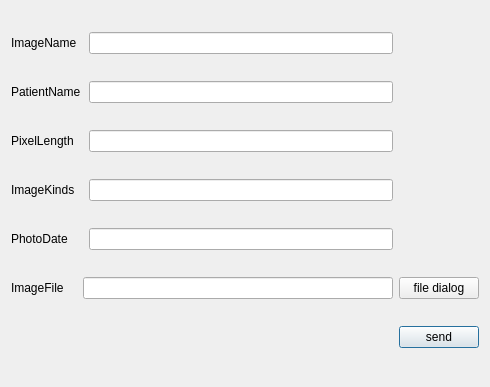
<?xml version="1.0" encoding="UTF-8"?>
<ui version="4.0">
 <class>AddImageServer</class>
 <widget class="QDialog" name="AddImageServer">
  <property name="geometry">
   <rect>
    <x>0</x>
    <y>0</y>
    <width>490</width>
    <height>387</height>
   </rect>
  </property>
  <property name="windowTitle">
   <string>Dialog</string>
  </property>
  <layout class="QGridLayout" name="gridLayout">
   <item row="2" column="2">
    <widget class="QLineEdit" name="pixelLengthLineEdit"/>
   </item>
   <item row="5" column="1" colspan="2">
    <widget class="QLineEdit" name="ImageFileLineEdit"/>
   </item>
   <item row="3" column="0">
    <widget class="QLabel" name="imageKind">
     <property name="text">
      <string>ImageKinds</string>
     </property>
    </widget>
   </item>
   <item row="5" column="0">
    <widget class="QLabel" name="label_6">
     <property name="text">
      <string>ImageFile</string>
     </property>
    </widget>
   </item>
   <item row="4" column="0">
    <widget class="QLabel" name="ph">
     <property name="text">
      <string>PhotoDate</string>
     </property>
    </widget>
   </item>
   <item row="0" column="2">
    <widget class="QLineEdit" name="imageNameLineEdit"/>
   </item>
   <item row="0" column="0">
    <widget class="QLabel" name="label">
     <property name="text">
      <string>ImageName</string>
     </property>
    </widget>
   </item>
   <item row="6" column="3">
    <widget class="QPushButton" name="sendButton">
     <property name="text">
      <string>send</string>
     </property>
    </widget>
   </item>
   <item row="1" column="0" colspan="2">
    <widget class="QLabel" name="label_2">
     <property name="text">
      <string>PatientName</string>
     </property>
    </widget>
   </item>
   <item row="4" column="2">
    <widget class="QLineEdit" name="photoDateLineEdit"/>
   </item>
   <item row="5" column="3">
    <widget class="QPushButton" name="fileDialogButton">
     <property name="text">
      <string>file dialog</string>
     </property>
    </widget>
   </item>
   <item row="2" column="0">
    <widget class="QLabel" name="pixelLength">
     <property name="text">
      <string>PixelLength</string>
     </property>
    </widget>
   </item>
   <item row="1" column="2">
    <widget class="QLineEdit" name="patientNameLineEdit"/>
   </item>
   <item row="3" column="2">
    <widget class="QLineEdit" name="imageKindsLineEdit"/>
   </item>
  </layout>
 </widget>
 <resources/>
 <connections/>
</ui>
